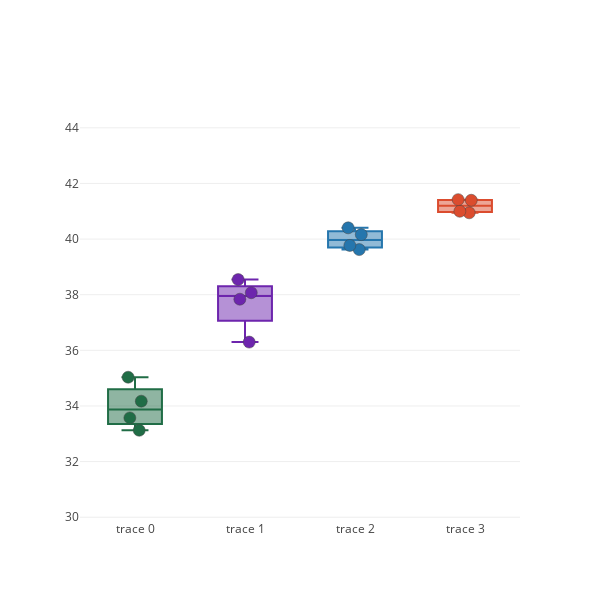

Notebook code for this chart:
### Code cell
fig = go.Figure()
for i, el in enumerate(fin):
    fig.add_trace(go.Box(y = el, boxpoints='all', pointpos=0, marker_color = color_palette[i], marker=dict(size=12, line = dict(width = 0.5))))
fig.update_layout(width = 600, height = 600, template = 'none', showlegend = False)
fig.update_yaxes(range = [29.9,45])
fig.show()
#fig.write_image(r'D:\Projects\SPEC\figs_raw\Suppl_Figure1f.pdf', width = 600, height = 600)

### Figure 1 — Plotly figure (JSON) as saved in the notebook; plotly's stock layout.template omitted (floating-point values rounded to 4 significant figures)
{"data": [{"boxpoints": "all", "marker": {"color": "#206d46", "line": {"width": 0.5}, "size": 12}, "pointpos": 0, "type": "box", "y": [35.03, 34.17, 33.57, 33.13]}, {"boxpoints": "all", "marker": {"color": "#6D25AD", "line": {"width": 0.5}, "size": 12}, "pointpos": 0, "type": "box", "y": [38.54, 38.07, 37.84, 36.3]}, {"boxpoints": "all", "marker": {"color": "#2576AD", "line": {"width": 0.5}, "size": 12}, "pointpos": 0, "type": "box", "y": [40.4, 39.62, 39.77, 40.16]}, {"boxpoints": "all", "marker": {"color": "#db4c2e", "line": {"width": 0.5}, "size": 12}, "pointpos": 0, "type": "box", "y": [41.42, 41.4, 41.0, 40.94]}], "layout": {"height": 600, "showlegend": false, "width": 600, "yaxis": {"range": [29.9, 45]}}}
